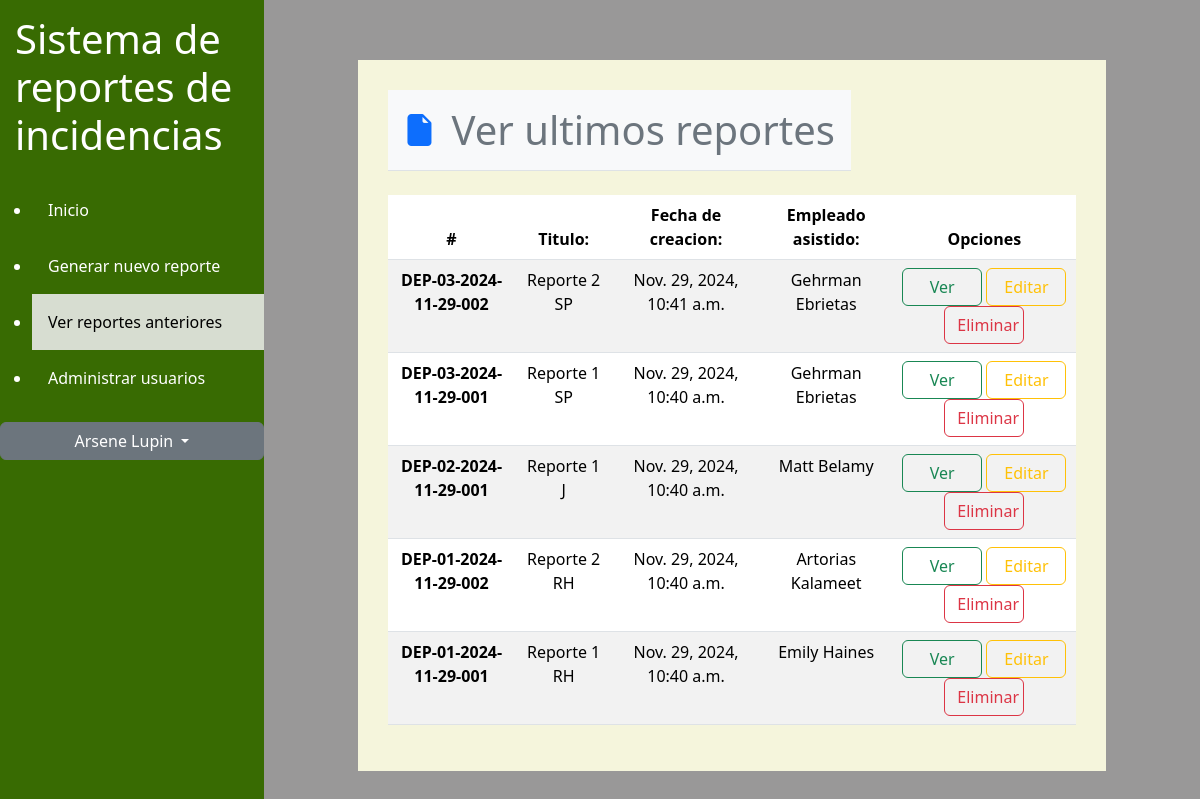
The page /viewReports/ (signed in) on the database as committed earlier.
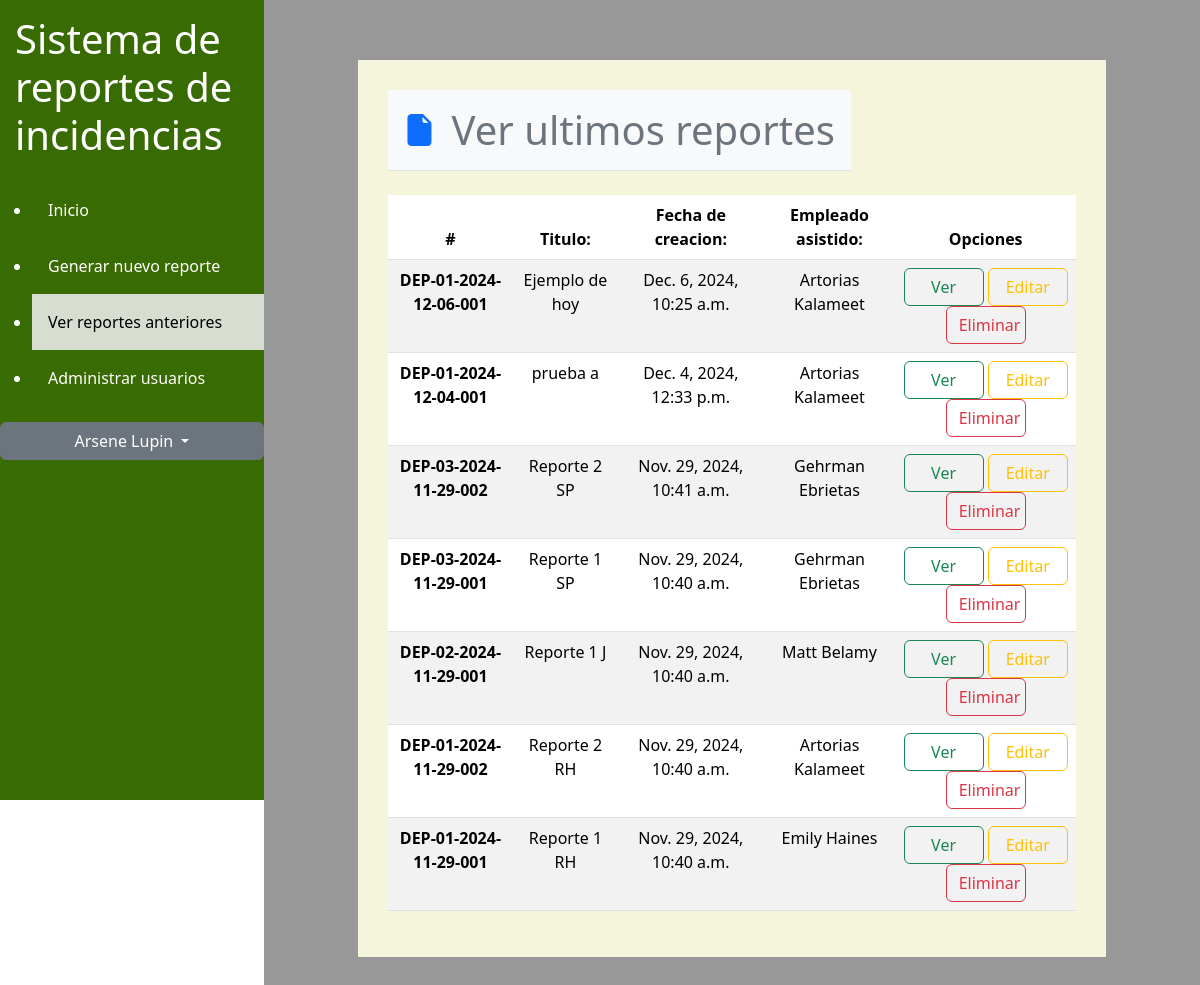
The same page on the database as committed later.
### appIncidencias/models.py (models this page shows, shortened)
class Report(models.Model):
    title = models.CharField(max_length=50)
    summary = models.TextField()
    creation_date = models.DateTimeField(editable=False, default=datetime.now)
    tec_supp_emp = models.ForeignKey(settings.AUTH_USER_MODEL, on_delete=models.CASCADE)
    non_tec_emp = models.ForeignKey(Non_Tech_employee, on_delete=models.CASCADE)
    resolution_time = models.DurationField(null=True, blank=True, help_text="Duración que tomó resolver la incidencia")
    id = models.CharField(max_length=50, primary_key=True, editable=False)

class Non_Tech_employee(models.Model):
    pile_name = models.CharField(max_length=30)
    sur_name = models.CharField(max_length=30)
    department = models.ForeignKey(Department, on_delete=models.CASCADE)
    id = models.CharField(max_length=20, primary_key=True, editable=False)
    def __str__(self):
        return f"{self.pile_name} {self.sur_name}"

### appIncidencias/views.py (the view, shortened to what this page needs)
# urls.py: path('viewReports/', view_reports, name='viewReports'),
@login_required
def view_reports(request):
    if request.method == 'POST' and 'delete_report_id' in request.POST:
        report_id = request.POST['delete_report_id']
        report = get_object_or_404(Report, id=report_id)
        report.delete()
        return JsonResponse({'success': True})
    reports = Report.objects.all().order_by('-creation_date')[:10]
    context = {
        'reports': reports,
        'departments': Department.objects.all(),
        'employees': Non_Tech_employee.objects.all(),
    }
    return render(request, 'core/viewReports.html', context)

### appIncidencias/models.py (called while the page is built)
    def __str__(self):
        return self.dep_name

    def __str__(self):
        return f"{self.pile_name} {self.sur_name}"

### appIncidencias/templates/core/viewReports.html (shortened to what this page needs)
<!DOCTYPE html>
<html lang="es">
<head>
    <link rel="stylesheet" href="https://cdn.jsdelivr.net/npm/bootstrap-icons@1.11.3/font/bootstrap-icons.min.css">
    {% load bootstrap5 %}
    {% bootstrap_css %}
    {% load static %}
</head>
<body>
    <div class="left-menu">
        <h1>Sistema de reportes de incidencias</h1>
        <ul>
            <li><a href="{% url 'home' %}">Inicio</a></li>
            <li><a href="{% url 'addReports' %}">Generar nuevo reporte</a></li>
            <li><a class="active">Ver reportes anteriores</a></li>
            {% if user.is_admin %} <li><a href="{% url 'userManagment' %}">Administrar usuarios</a></li>{% endif %}
        </ul>
        <div class="btn-group dropright" style="width: 100%;">
            <button type="button" id="user-name" class="btn btn-secondary dropdown-toggle" data-bs-toggle="dropdown"
                aria-expanded="false" style="width: 100%;">
                {{ user }}
            </button>
        </div>
    </div>
    <div class="background-container">
        <div class="main-container">
            <div class="bg-light p-3 mb-4 border-bottom" style="display: inline-flex; align-items: center;">
                <i class="bi bi-file-earmark-fill me-3 text-primary" style="font-size: 2rem;"></i>
                <h1 class="m-0 text-secondary">Ver ultimos reportes</h1>
            </div>
            <table class="table table-striped" name="reports">
                <thead>
                    <tr>
                        <th scope="col">#</th>
                        <th scope="col">Titulo:</th>
                        <th scope="col">Fecha de creacion:</th>
                        <th scope="col">Empleado asistido:</th>
                        <th scope="col">Opciones</th>
                    </tr>
                </thead>
                <tbody>
                    {% for x in reports %}
                    <tr>
                        <th scope="row">{{x.id}}</th>
                        <td>{{x.title}}</td>
                        <td>{{x.creation_date}}</td>
                        <td>{{x.non_tec_emp}}</td>
                        <td><button type="button" class="btn btn-outline-success" data-toggle="modal"
                                data-target="#viewReports" data-id="{{ x.id }}" data-title="{{ x.title }}"
                                data-user="{{x.tec_supp_emp}}" data-summary="{{ x.summary }}"
                                data-time="{{ x.resolution_time}}">Ver</button>
                            <button type="button" class="btn btn-outline-warning" id="EditReportBtn" data-toggle="modal"
                                data-target="#editReportsModal" data-id="{{ x.id }}" data-title="{{ x.title }}"
                                data-summary="{{ x.summary }}" data-user="{{ x.tec_supp_emp }}"
                                data-employee="{{x.non_tec_emp.id}}" data-time="{{ x.resolution_time }}">
                                Editar
                            </button>
                            <button type="button" class="btn btn-outline-danger" data-toggle="modal"
                                data-target="#eraseReports" data-id="{{x.id}}">Eliminar</button>
                        </td>
        </div>
        </tr>
        {% endfor %}
</body>
</html>

Rows that differ between the two databases and show on the page:
added Report: id "DEP-01-2024-12-06-001", title "Ejemplo de hoy", creation_date "Dec. 6, 2024, 10:25 a.m.", non_tec_emp "Artorias Kalameet"
added Report: id "DEP-01-2024-12-04-001", title "prueba a", creation_date "Dec. 4, 2024, 12:33 p.m.", non_tec_emp "Artorias Kalameet"
